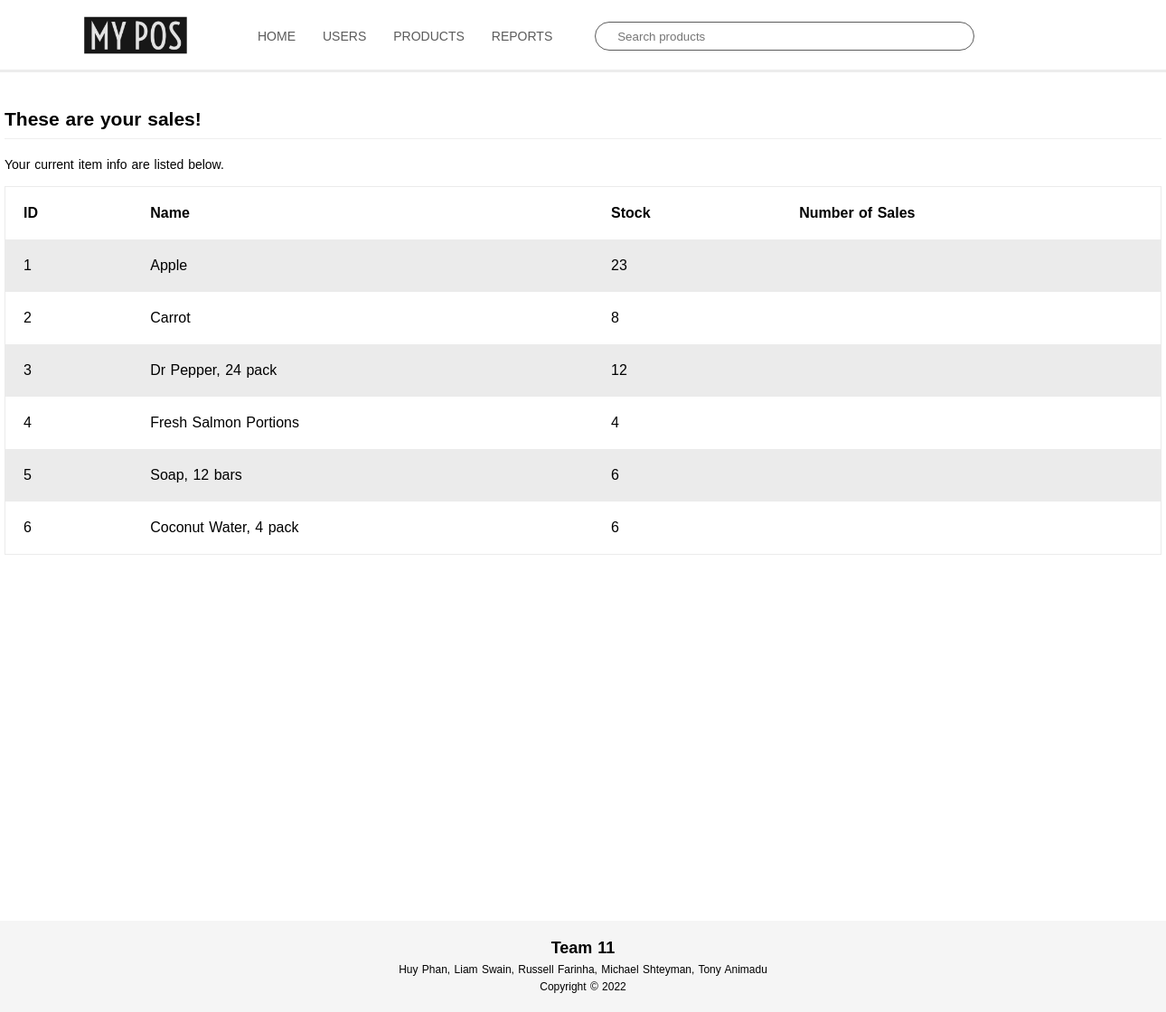
/notable_sales_supplier.php (signed in), run on the app's committed database.
### tables this page shows
CREATE TABLE `products` (
  `id` int(10) UNSIGNED NOT NULL,
  `name` varchar(255) NOT NULL,
  `category` varchar(255) DEFAULT NULL,
  `stock` int(10) UNSIGNED NOT NULL DEFAULT 0,
  `description` varchar(255) DEFAULT NULL,
  `supplier_id` int(10) UNSIGNED NOT NULL,
  `price` float UNSIGNED DEFAULT 0
);

### notable_sales_supplier.php (the view, shortened to what this page needs)
<link rel="stylesheet" type="text/css" href="/css/table.css">
<?php
if (isset($_SESSION['user_id'])) {
    $id = $_SESSION['user_id'];
    $query = "SELECT user_id FROM admins WHERE user_id = '$id'";
    $res = @mysqli_query($dbc, $query);
    $num2 = mysqli_num_rows($res);
    $query = "SELECT s.supplier_id FROM suppliers AS s WHERE s.user_id = '$id'";
    $res = @mysqli_query($dbc, $query);
    $num = mysqli_num_rows($res);
    $row = mysqli_fetch_array($res, MYSQLI_ASSOC);
    if($num <= 0)
    {
        echo '<div class="page-header"><h2>You are not a supplier!</h2></div>';
    }
    else if($num > 0 && $num2 != 1)
    {
        echo '<div class="notifications page-header"><h2>These are your sales!</h2></div>';
        $suppId = $row['supplier_id'];
        echo '<div class="Supplier"><p>Your current item info are listed below.</p></div><br>';
        echo '<div class="table-container">';
        echo '<table>
        <thead>
        <tr>
            <th align="left">ID</th>
            <th align="left">Name</th>
            <th align="left">Stock</th>
            <th align="left">Number of Sales</th>
        </tr>
        </thead>
        <tbody>';
        $query = "SELECT name, id, stock FROM products WHERE supplier_id = '$suppId'";
        $res = @mysqli_query($dbc, $query);
        while($row = mysqli_fetch_array($res, MYSQLI_ASSOC))
        {
            $prodID = $row['id'];
            $q = "SELECT num_sales FROM sales WHERE product_id = '$prodID'";
            $r = @mysqli_query($dbc, $q);
            $row2 = mysqli_fetch_array($r);
            echo '<tr>
                <td align="left">' . $row['id'] . '</td>
                <td align="left">' . $row['name'] . '</td>
                <td align="left">' . $row['stock'] . '</td>
                <td align="left">' . $row2['num_sales'] . '</td>
                </td>
                </tr>';
        }
        echo '</tbody></table></div>';
    }
}
?>

### css/table.css (style rules this page uses)
html, body { margin: 0 !important; height: 100% !important; overflow: hidden !important; }
.table-container { height: 80%; max-height: 80%; overflow-y: scroll }
table { width: 100%; border-spacing: 15px 1rem; border: 1px solid #ebebeb; border-collapse: collapse; }
th { background: #fff; }
th, td { padding: 20px; }
tr:nth-child(odd) { background: #ebebeb; }

### css/header-navbar.css (style rules this page uses)
html { position: relative; min-height: 100%; }
body { font-family: Helvetica; font-size: 14px; word-spacing: 1px; min-width: 1280px; overflow: auto; }
.header { position: fixed; top: 0; left: 0; z-index: 999; width: 100%; height: 80px; background-color: #fff; border-bottom: 3px solid #ececec; min-width: 1280px; text-decoration: none; }
.body { position: relative; width: 100%; height: 100%; overflow: hidden; top: 80px; padding-bottom: 256px; }
.body-content { width: 1280px; margin: 0 auto; }
.body-content .page-header { padding-bottom: 9px; margin: 40px 0 20px; border-bottom: 1px solid #eee; }
.body-content p { margin-top: 8px; }
.footer { position: absolute; bottom: 0; width: 100%; background-color: #f5f5f5; }
.footer-content { width: 1280px; margin: 16px auto; height: 69px; text-align: center; align-items: center; justify-content: center; font-size: 12px; line-height: 1.6; }
.header button { display: flex; align-items: center; background: none; border: none; outline: none; cursor: pointer; }
.header a { text-decoration: none; }
.header-logo { float: left; margin-left: 6px; width: 264px; height: 80px; }
.header-logo a { display: block; margin-left: 64px; width: 160px; height: 80px; }
.header-logo img { display: inline; width: 160px; height: 160px; margin-top: -55px; pointer-events: none; }
.header-navwrap { display: inline-block; position: relative; }
.header-navbar { display: inline-block; }
.header-navitem { display: flex; position: relative; align-items: center; float: left; width: auto; height: 80px; line-height: 80px; margin: 0 15px; color: #5b5b5b; text-align: center; cursor: pointer; text-decoration: none; }
.header-search-bar { display: flex; margin-left: 32px; cursor: default; }
.header-search-bar .input-container { display: flex; position: relative; width: 420px; height: 32px; border: 1px solid #5b5b5b; border-radius: 25px; padding: 0 16px; }
.header-search-bar input { width: 100%; border: none; outline: none; }
.header-login { display: flex; position: absolute; justify-content: flex-end; top: 0; right: 101px; height: 100%; cursor: pointer; }
.header-login .menu { display: flex; align-items: center; position: relative; padding: 3px 6px 0 0; background: transparent; outline: none; border: 0; list-style-type: none; }
.header-cart { display: flex; position: absolute; top: 0; right: 36px; width: 28px; height: 100%; justify-content: center; cursor: pointer; }

### notable_sales_supplier.php (style rules this page uses)
.table-container { height: auto; max-height: 60%; overflow-y: scroll }
table { width: 100%; border-spacing: 15px 1rem; border: 1px solid #ebebeb; }

### data on the page
products: id "1", name "Apple", stock "23"
products: id "2", name "Carrot", stock "8"
products: id "3", name "Dr Pepper, 24 pack", stock "12"
products: id "4", name "Fresh Salmon Portions", stock "4"
products: id "5", name "Soap, 12 bars", stock "6"
products: id "6", name "Coconut Water, 4 pack", stock "6"
